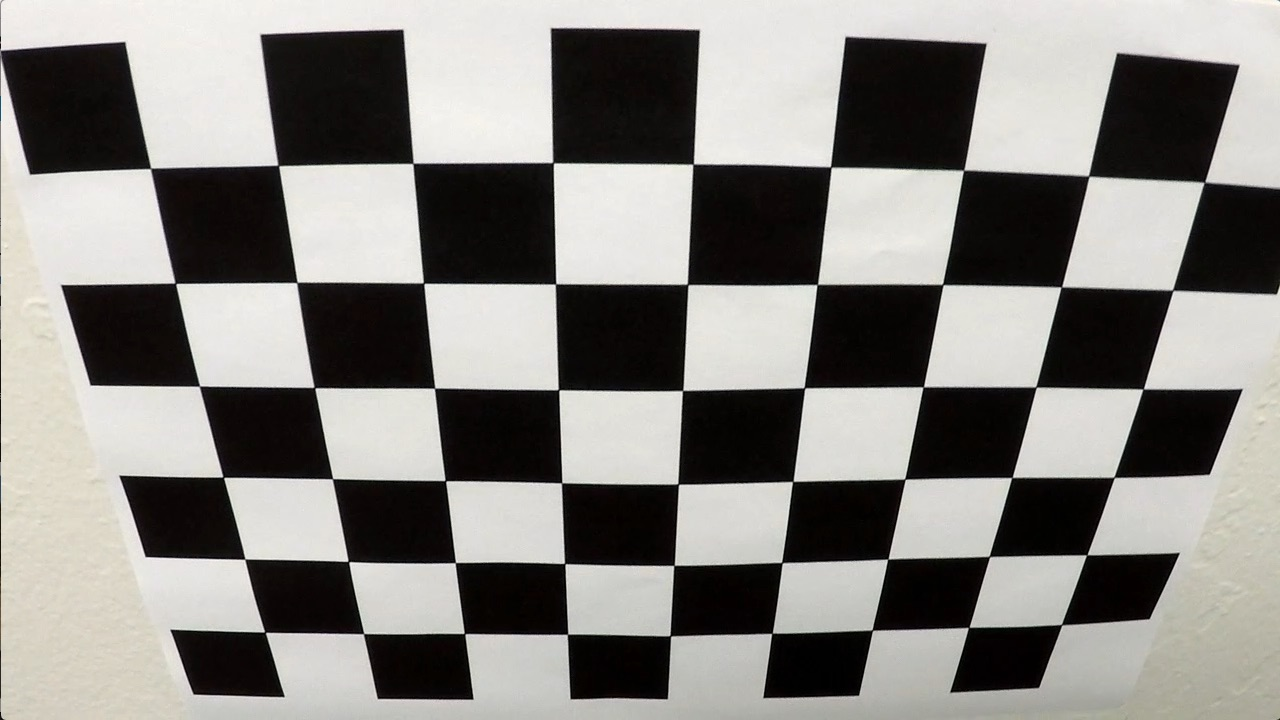
#> input picture camera_cal/calibration02.jpg, 1280 x 720 px; its folder holds only this picture in this run
$ jupyter execute --allow-errors Camera_calibration.ipynb   (shell and % lines are left out)   (older library calls are emulated)
#> lines starting #> are read from the running program, lines starting #| are printed output that depends on the picture; after the words box and inside, x2 and y2 are one past the last pixel; in counts of white or black regions, pixels touching at a corner belong together
[cell 1]
import numpy as np
import cv2
import glob
import matplotlib.pyplot as plt

# prepare object points, like (0,0,0), (1,0,0), (2,0,0) ....,(6,5,0)
objp = np.zeros((6*9,3), np.float32)
objp[:,:2] = np.mgrid[0:9, 0:6].T.reshape(-1,2)

# Arrays to store object points and image points from all the images.
objpoints = [] # 3d points in real world space
imgpoints = [] # 2d points in image plane.

# Make a list of calibration images
images = glob.glob('camera_cal/calibration*.jpg')

# Step through the list and search for chessboard corners
for idx, fname in enumerate(images):
    img = cv2.imread(fname)
#> img is the input picture: shape (720, 1280, 3); mean B, G, R 128.5, 132.4, 134.4
    gray = cv2.cvtColor(img, cv2.COLOR_BGR2GRAY)

    # Find the chessboard corners
    ret, corners = cv2.findChessboardCorners(gray, (9,6), None)
#> ret = True; corners = 54 rows, first 8: [150.6, 168.4], [278.3, 165.4], [412.9, 163.5], [553, 162.6], [693.2, 164.2], [830.6, 166.9], [963.5, 170.4], [1088.6, 176.1]

    # If found, add object points, image points
    if ret == True:
        objpoints.append(objp)
        imgpoints.append(corners)

        # Draw and display the corners
        cv2.drawChessboardCorners(img, (9,6), corners, ret)
#> img: shape (720, 1280, 3); 3.76% of pixels changed, all inside (x1, y1, x2, y2) = (145, 157, 1211, 643)
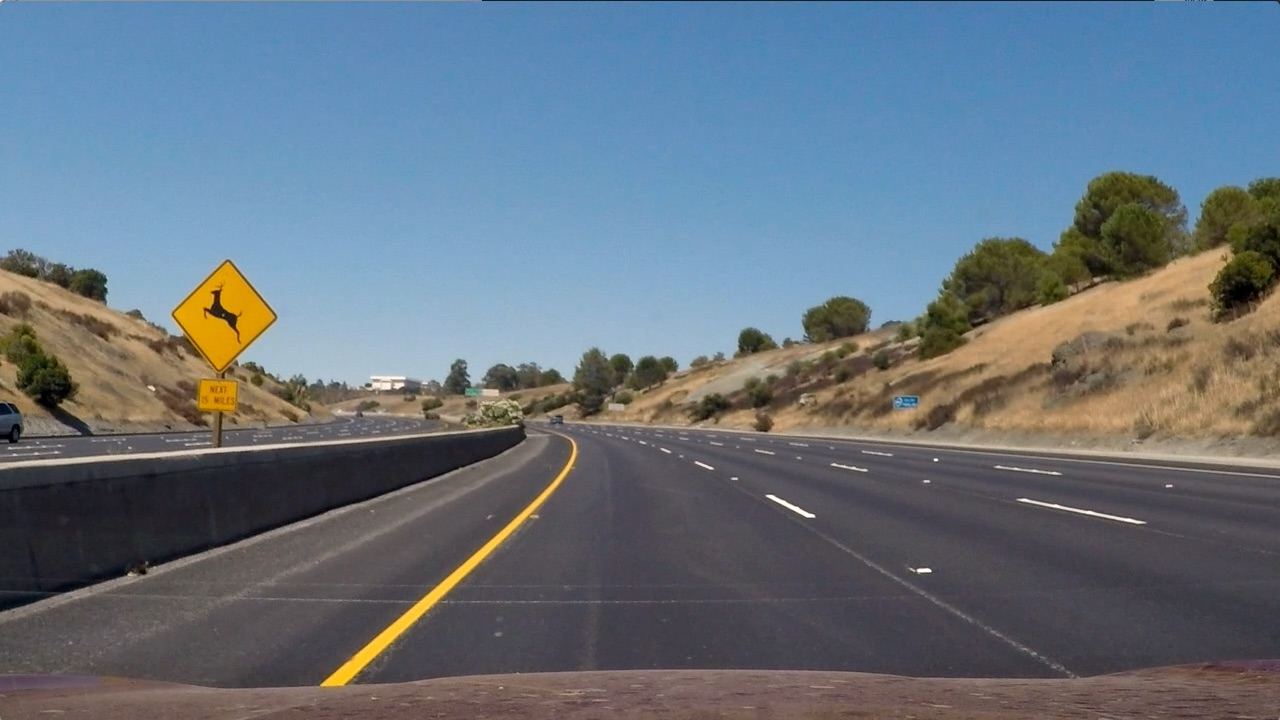
#> input picture test_images/test2.jpg, 1280 x 720 px, found by its file name
#> further down, img_o is the input picture: shape (720, 1280, 3); mean B, G, R 125.5, 114.6, 102.8
        #write_name = 'corners_found'+str(idx)+'.jpg'
        #cv2.imwrite(write_name, img)
        cv2.imshow('img', img)
        cv2.waitKey(500)

cv2.destroyAllWindows()

[cell 2]
print(objp)

[cell 3]
import pickle

# Test undistortion on an image
img = cv2.imread('camera_cal\calibration01.jpg')

#> (a cell that did not finish here is left out)

#> (a cell that did not finish here is left out)

[cell 6]
def undistort_image(img):
    dist =  np.load('./assets/dist.npy')
#> (reads assets/dist.npy from the repository)
    mtx =  np.load('./assets/mtx.npy')
#> (reads assets/mtx.npy from the repository)

    out = cv2.undistort(img, mtx, dist, None, mtx)

    return out

[cell 7]
def birds_eye(img):

     # Get image dimensions
    (h, w) = (img.shape[0], img.shape[1])
    # Define source points
    src = np.float32([[w // 2 - 76, h * .625], [w // 2 + 76, h * .625], [-100, h], [w + 100, h]])
    # Define corresponding destination points
    dst = np.float32([[100, 0], [w - 100, 0], [100, h], [w - 100, h]])

    M = cv2.getPerspectiveTransform(src, dst)
    Minv = cv2.getPerspectiveTransform(dst, src)

    img_size = (img.shape[0],img.shape[1])

    out = cv2.warpPerspective(img, M, (w, h))

    return out

[cell 8]
def sobelx(img,thresh = (0,255)):

    H,L,S = convert_hls(img)
     # Sobel x
    sobel_kernel=3
    sobelx = np.absolute(cv2.Sobel(S, cv2.CV_64F, 1, 0,ksize=sobel_kernel))
    scaled_sobel = np.uint8(255*sobelx/np.max(sobelx))

     # Threshold x gradient
    sxbinary = np.zeros_like(scaled_sobel)
    sxbinary[(scaled_sobel >= thresh[0]) & (scaled_sobel <= thresh[1])] = 1

    return sxbinary

[cell 9]
def sobely(img,thresh = (0,255)):
    H,L,S = convert_hls(img)
     # Sobel x
    sobel_kernel=3
    sobelx = np.absolute(cv2.Sobel(H, cv2.CV_64F, 0, 1,ksize=sobel_kernel))
    scaled_sobel = np.uint8(255*sobelx/np.max(sobelx))

     # Threshold x gradient
    sxbinary = np.zeros_like(scaled_sobel)
    sxbinary[(scaled_sobel >= thresh[0]) & (scaled_sobel <= thresh[1])] = 1

    return sxbinary

[cell 10]
def dir_threshold(img, sobel_kernel=3, thresh=(0, np.pi/2)):

   # Apply the following steps to img
    # 1) Convert to grayscale
    H,L,S = convert_hls(img)
    # 2) Take the gradient in x and y separately
    sobelx = np.absolute(cv2.Sobel(S, cv2.CV_64F, 1, 0,ksize=sobel_kernel))
    sobely = np.absolute(cv2.Sobel(S, cv2.CV_64F, 0, 1,ksize=sobel_kernel))

    # 3) Take the absolute value of the x and y gradients

    # 4) Use np.arctan2(abs_sobely, abs_sobelx) to calculate the direction of the gradient
    arc_tanh = np.arctan2(sobely,sobelx)
    # 5) Create a binary mask where direction thresholds are met
    binary_output = np.zeros_like(arc_tanh)
    # 6) Return this mask as your binary_output image
    binary_output[(arc_tanh >= thresh[0]) & (arc_tanh <= thresh[1])] = 1
    return binary_output

[cell 11]
def gaussian_blur(img, kernel_size = 5):
    """Applies a Gaussian Noise kernel"""
    return cv2.GaussianBlur(img, (kernel_size, kernel_size), 0)

[cell 12]
def convert_hls(img):
    hls = cv2.cvtColor(img, cv2.COLOR_RGB2HLS)
#> hls: shape (720, 1280, 3); mean of channels 0, 1, 2 79.4, 114.9, 63.7
    H = hls[:,:,0]
    L = hls[:,:,1]
    S = hls[:,:,2]
    return H,L,S

[cell 13]
def schannel_thresh (img,thresh=(20,100)):

    H,L,S = convert_hls(img)

    out = np.zeros_like(S)
    out[(S>=thresh[0]) & (S<= thresh[1])] = 1

    return out

[cell 14]
def process_image(img_o):

    img = gaussian_blur(img_o, kernel_size = 5)

    thresh  = (30, 100)
    thresh_h = (170,255)
    thresh_angle=(.6, 1.4)

    undst = undistort_image(img)
    #undst = birds_eye(undst)

    outh = schannel_thresh (undst,thresh_h)
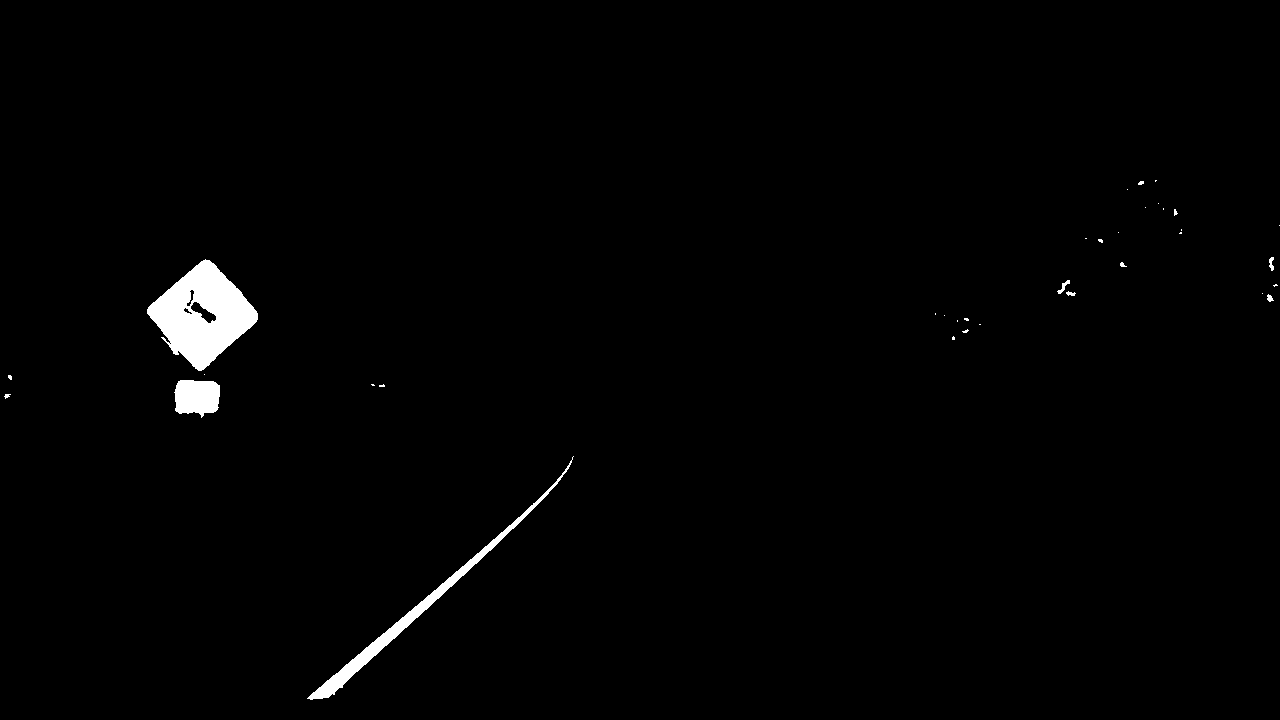
#> outh: shape (720, 1280); values 0 (black) and 1 (white), 1.2% white; 35 white regions (26 under 20 px), largest, box (x1, y1, x2, y2) and area: (147, 259, 258, 371) 6725, (307, 456, 574, 700) 2858, (174, 380, 220, 418) 1403
    outh = np.uint8(255*outh/np.max(outh))

    outx = sobelx(undst,thresh)
#> outx: shape (720, 1280); values 0 (black) and 1 (white), 2.2% white; 668 white regions (515 under 20 px), largest, box (x1, y1, x2, y2) and area: (300, 439, 581, 703) 4792, (202, 252, 269, 374) 1331, (137, 252, 206, 377) 1248
    outx = np.uint8(255*outx/np.max(outx))

    outy = sobely(undst,thresh)
#> outy: shape (720, 1280); values 0 (black) and 1 (white), 1.7% white in thin lines or dots, all inside (x1, y1, x2, y2) = (0, 160, 1280, 700)
    outy = np.uint8(255*outy/np.max(outy))

    outdir = dir_threshold(undst, sobel_kernel=3, thresh=thresh_angle )
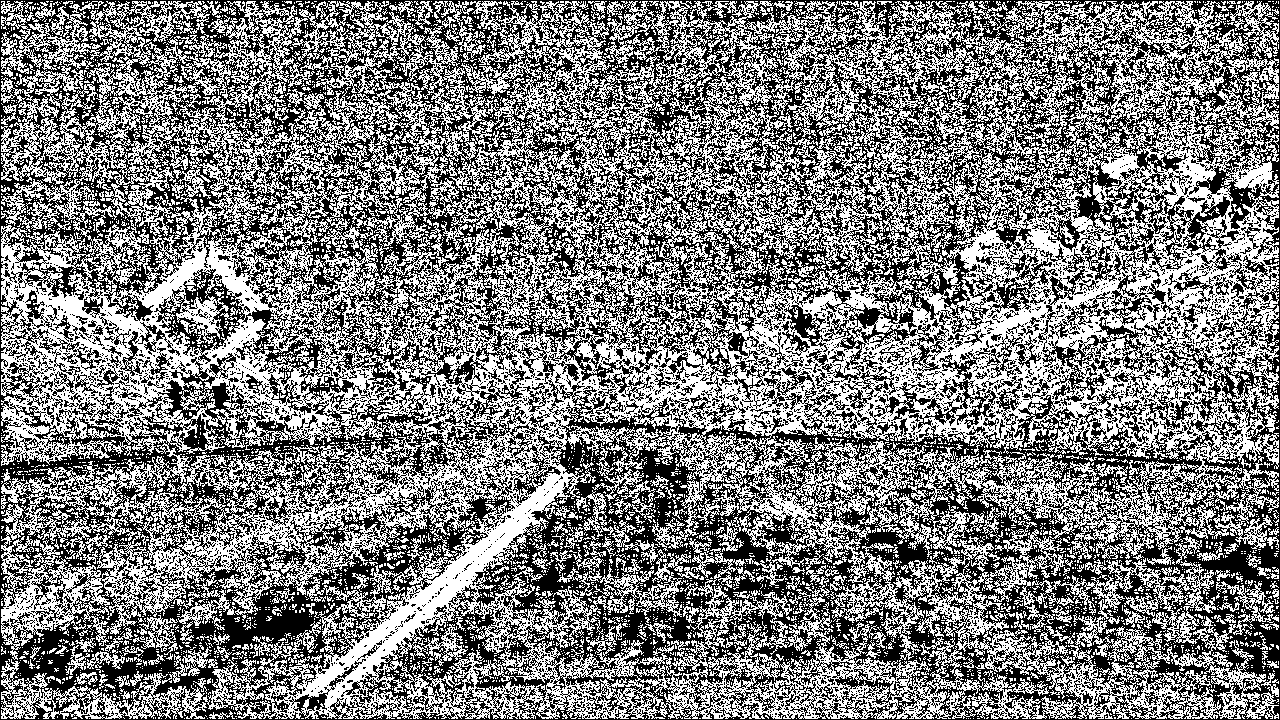
#> outdir: shape (720, 1280) float64; values 0 (black) and 1 (white), 49.6% white in thin lines or dots
    outdir = np.uint8(255*outdir/np.max(outdir))
#> outdir: shape (720, 1280); 49.6% white in thin lines or dots

    out = np.stack((np.zeros_like(outdir),outh,outx),axis = 2)
    M = birds_eye(out)
    M_img = birds_eye(img)
#> in birds_eye (call 2), `out = cv2.warpPerspective(img, M, (w, h))`:
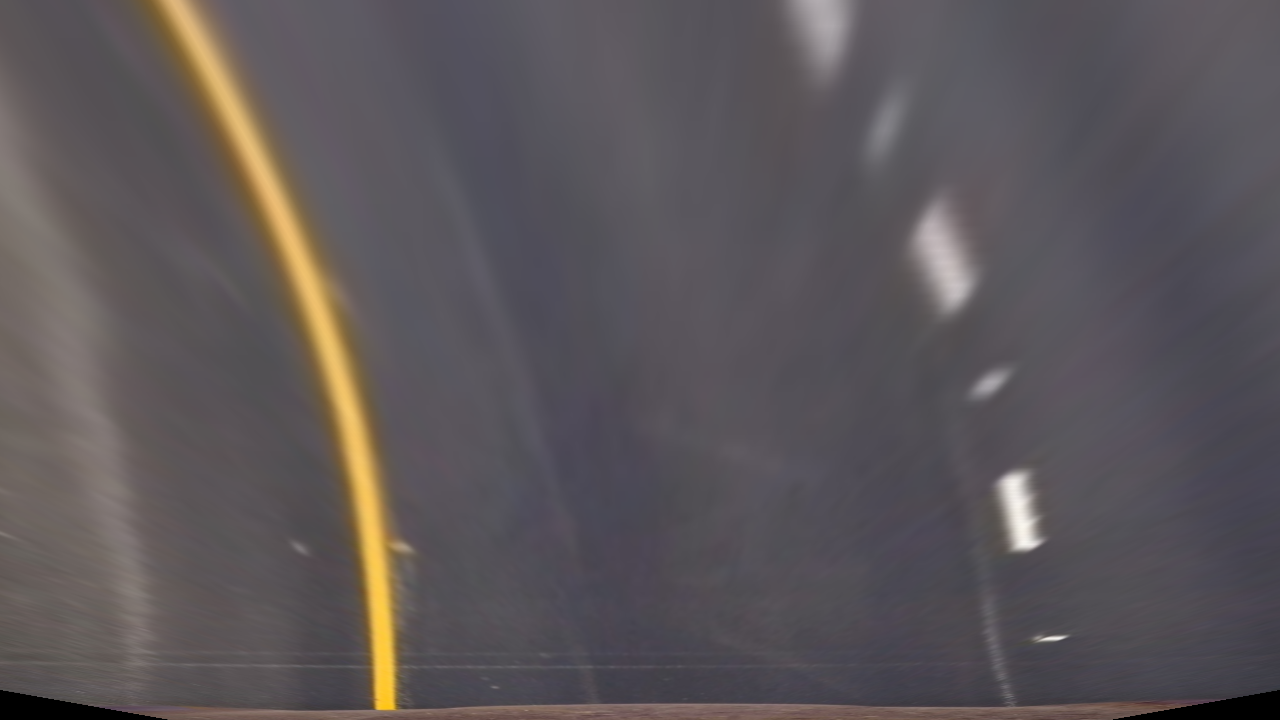
#> out: shape (720, 1280, 3); mean B, G, R 89.2, 86.5, 92.1


    # [38 lines of commented-out code are left out]


    return out

[cell 15]
img_o = cv2.imread('test_images/test2.jpg')
#img = undistort_image(img_o)

img = process_image(img_o)
img = birds_eye(img)
img_size = (img.shape[1], img.shape[0])
#> img_size = (1280, 720)

print(img_size)
#| (1280, 720)
f, (ax1,ax2)= plt.subplots(1, 2, figsize=(20,10))
ax1.imshow(img)
ax1.set_title('Original Image', fontsize=30)
ax2.imshow(img_o)
ax2.set_title('Original Image', fontsize=30)
#> figure, not shown here; B, G, R data is drawn as R, G, B
